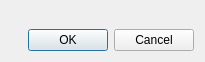
<?xml version="1.0" encoding="UTF-8"?>
<ui version="4.0">
 <author>Patrick Ziegler</author>
 <class>MediaCopierDialogSlim</class>
 <widget class="QDialog" name="MediaCopierDialogSlim">
  <property name="geometry">
   <rect>
    <x>0</x>
    <y>0</y>
    <width>205</width>
    <height>62</height>
   </rect>
  </property>
  <layout class="QVBoxLayout" name="verticalLayout">
   <item>
    <widget class="MediaCopierParamWidget" name="param" native="true"/>
   </item>
   <item>
    <widget class="QDialogButtonBox" name="dialogButtonBox">
     <property name="standardButtons">
      <set>QDialogButtonBox::Cancel|QDialogButtonBox::Ok</set>
     </property>
    </widget>
   </item>
  </layout>
 </widget>
 <customwidgets>
  <customwidget>
   <class>MediaCopierParamWidget</class>
   <extends>QWidget</extends>
   <header>gui/MediaCopierParamWidget.hpp</header>
   <container>1</container>
  </customwidget>
 </customwidgets>
 <resources/>
 <connections/>
</ui>
